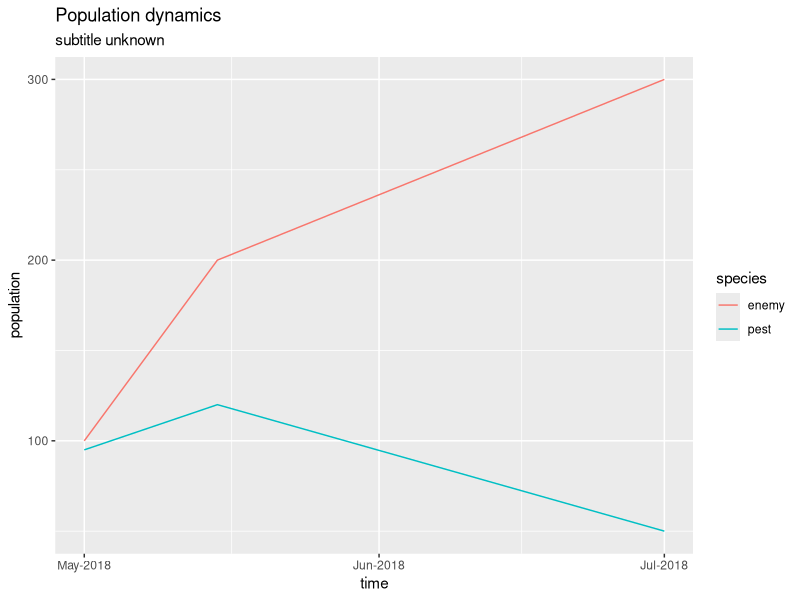

This chart was generated by the following R code:
library(ggplot2)
library(scales)

df.pest <- data.frame(population = c(100,200, 300),
                      time = c('2018-05-01', '2018-05-15', '2018-07-01'),
                      species = c('enemy', 'enemy', 'enemy'))

df.ne <- data.frame(population = c(95, 120, 50),
                    time = c('2018-05-01', '2018-05-15', '2018-07-01'),
                    species = c("pest", "pest", "pest"))

total2 <- rbind(df.ne, df.pest)
total2$time <- as.Date(total2$time)


ggplot(total2, aes(x = time, y = population, colour = species)) +
    geom_line() + 
    ggtitle('Population dynamics', subtitle = 'subtitle unknown') +
    scale_x_date(date_breaks = "1 month", labels = date_format("%b-%Y"))

    
